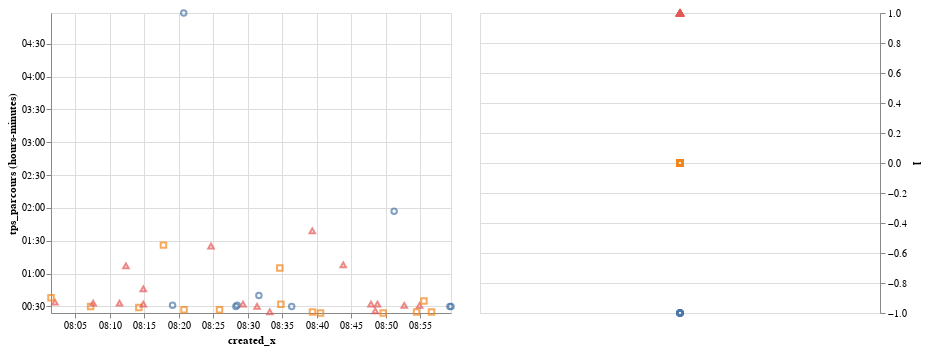

Write notebook code for a chart like this one.
### Code cell
praph2 | legend2

### Figure 1 — Vega-Lite specification as saved in the notebook (floating-point values rounded to 4 significant figures)
{"$schema": "https://vega.github.io/schema/vega-lite/v2.6.0.json", "config": {"view": {"height": 300, "width": 400}}, "datasets": {"data-e4fbcda6c73e60313b0a79ed91b5b3d5": [{"created_x": "2019-01-29T08:02:04", "l": 1, "tps_parcours": "2018-01-01T00:34:54"}, {"created_x": "2019-01-29T08:07:14", "l": 0, "tps_parcours": "2018-01-01T00:30:47"}, {"created_x": "2019-01-29T08:01:30", "l": 0, "tps_parcours": "2018-01-01T00:38:45"}, {"created_x": "2019-01-29T08:07:36", "l": 1, "tps_parcours": "2018-01-01T00:33:47"}, {"created_x": "2019-01-29T08:14:13", "l": 0, "tps_parcours": "2018-01-01T00:29:57"}, {"created_x": "2019-01-29T08:11:25", "l": 1, "tps_parcours": "2018-01-01T00:33:29"}, {"created_x": "2019-01-29T08:14:52", "l": 1, "tps_parcours": "2018-01-01T00:32:41"}, {"created_x": "2019-01-29T08:20:46", "l": 0, "tps_parcours": "2018-01-01T00:27:29"}, {"created_x": "2019-01-29T08:19:06", "l": -1, "tps_parcours": "2018-01-01T00:31:54"}, {"created_x": "2019-01-29T08:25:54", "l": 0, "tps_parcours": "2018-01-01T00:27:08"}, {"created_x": "2019-01-29T08:33:11", "l": 1, "tps_parcours": "2018-01-01T00:25:13"}, {"created_x": "2019-01-29T08:28:16", "l": -1, "tps_parcours": "2018-01-01T00:30:58"}, {"created_x": "2019-01-29T08:28:27", "l": -1, "tps_parcours": "2018-01-01T00:31:52"}, {"created_x": "2019-01-29T08:14:52", "l": 1, "tps_parcours": "2018-01-01T00:46:21"}, {"created_x": "2019-01-29T08:31:20", "l": 1, "tps_parcours": "2018-01-01T00:30:15"}, {"created_x": "2019-01-29T08:29:18", "l": 1, "tps_parcours": "2018-01-01T00:32:18"}, {"created_x": "2019-01-29T08:39:22", "l": 0, "tps_parcours": "2018-01-01T00:25:12"}, {"created_x": "2019-01-29T08:40:31", "l": 0, "tps_parcours": "2018-01-01T00:24:31"}, {"created_x": "2019-01-29T08:36:21", "l": -1, "tps_parcours": "2018-01-01T00:30:57"}, {"created_x": "2019-01-29T08:34:47", "l": 0, "tps_parcours": "2018-01-01T00:32:59"}, {"created_x": "2019-01-29T08:31:36", "l": -1, "tps_parcours": "2018-01-01T00:40:15"}, {"created_x": "2019-01-29T08:49:36", "l": 0, "tps_parcours": "2018-01-01T00:24:29"}, {"created_x": "2019-01-29T08:48:27", "l": 1, "tps_parcours": "2018-01-01T00:26:25"}, {"created_x": "2019-01-29T08:54:26", "l": 0, "tps_parcours": "2018-01-01T00:25:08"}, {"created_x": "2019-01-29T08:12:21", "l": 1, "tps_parcours": "2018-01-01T01:07:31"}, {"created_x": "2019-01-29T08:47:50", "l": 1, "tps_parcours": "2018-01-01T00:32:17"}, {"created_x": "2019-01-29T08:48:46", "l": 1, "tps_parcours": "2018-01-01T00:32:41"}, {"created_x": "2019-01-29T08:56:36", "l": 0, "tps_parcours": "2018-01-01T00:25:31"}, {"created_x": "2019-01-29T08:52:39", "l": 1, "tps_parcours": "2018-01-01T00:31:53"}, {"created_x": "2019-01-29T08:54:52", "l": 1, "tps_parcours": "2018-01-01T00:31:01"}, {"created_x": "2019-01-29T08:59:25", "l": -1, "tps_parcours": "2018-01-01T00:30:02"}, {"created_x": "2019-01-29T08:59:15", "l": -1, "tps_parcours": "2018-01-01T00:30:34"}, {"created_x": "2019-01-29T08:55:30", "l": 0, "tps_parcours": "2018-01-01T00:35:58"}, {"created_x": "2019-01-29T08:34:38", "l": 0, "tps_parcours": "2018-01-01T01:05:26"}, {"created_x": "2019-01-29T08:17:47", "l": 0, "tps_parcours": "2018-01-01T01:26:28"}, {"created_x": "2019-01-29T08:24:40", "l": 1, "tps_parcours": "2018-01-01T01:25:03"}, {"created_x": "2019-01-29T08:43:49", "l": 1, "tps_parcours": "2018-01-01T01:08:19"}, {"created_x": "2019-01-29T08:39:20", "l": 1, "tps_parcours": "2018-01-01T01:39:39"}, {"created_x": "2019-01-29T08:51:11", "l": -1, "tps_parcours": "2018-01-01T01:57:12"}, {"created_x": "2019-01-29T08:20:43", "l": -1, "tps_parcours": "2018-01-01T04:58:52"}]}, "hconcat": [{"data": {"name": "data-e4fbcda6c73e60313b0a79ed91b5b3d5"}, "encoding": {"color": {"condition": {"field": "l", "legend": null, "selection": "selector009", "type": "nominal"}, "value": "lightgray"}, "shape": {"field": "l", "type": "quantitative"}, "tooltip": {"field": "tps_parcours", "type": "temporal"}, "x": {"field": "created_x", "type": "temporal"}, "y": {"field": "tps_parcours", "timeUnit": "hoursminutes", "type": "temporal"}}, "mark": "point"}, {"data": {"name": "data-e4fbcda6c73e60313b0a79ed91b5b3d5"}, "encoding": {"color": {"condition": {"field": "l", "legend": null, "selection": "selector009", "type": "nominal"}, "value": "lightgray"}, "shape": {"field": "l", "type": "quantitative"}, "y": {"axis": {"orient": "right"}, "field": "l", "type": "quantitative"}}, "mark": "point", "selection": {"selector009": {"empty": "all", "fields": ["l"], "on": "click", "resolve": "global", "toggle": "event.shiftKey", "type": "multi"}}}]}
